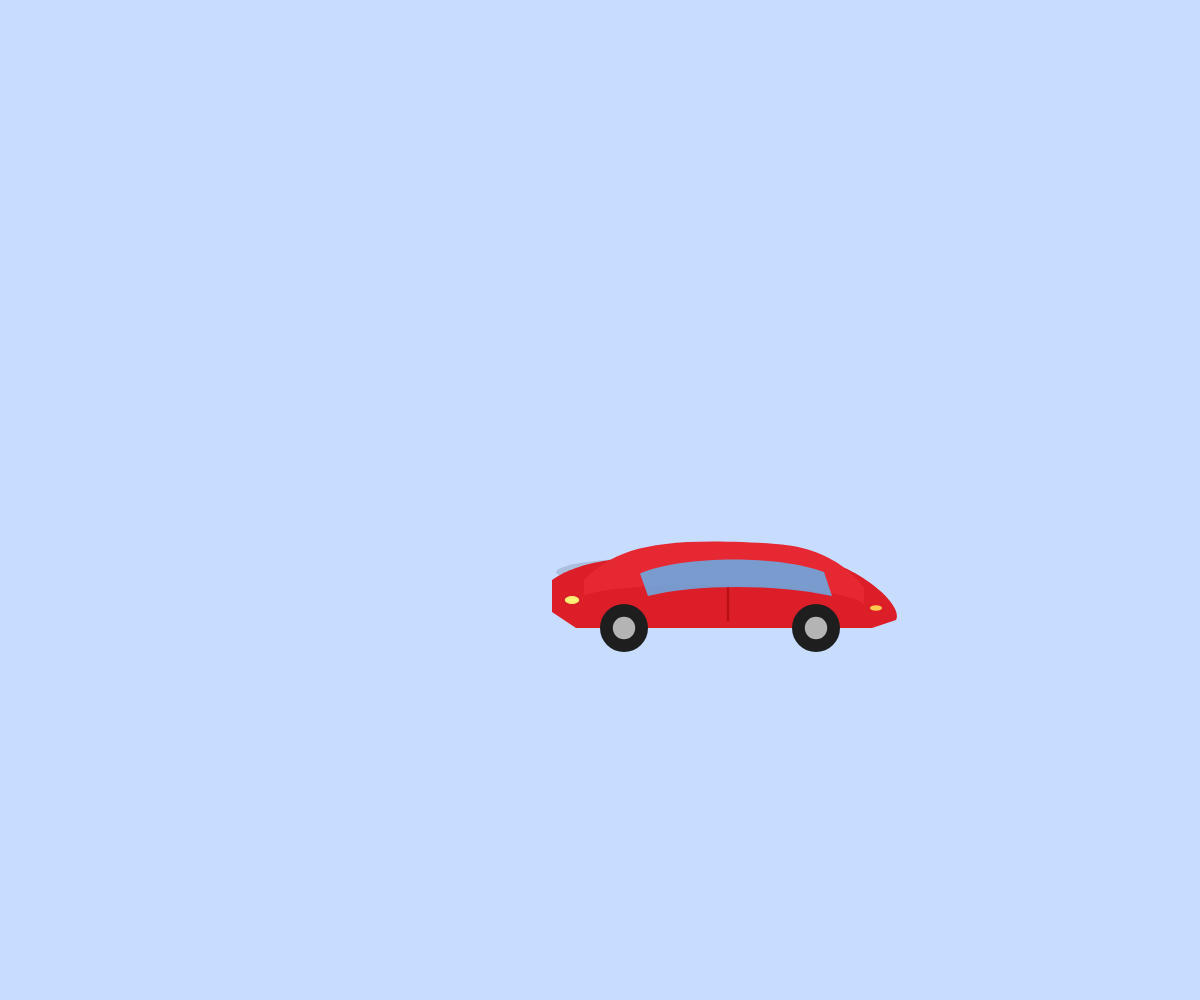
Frame 1 (no input)
Frame 60 (no input): identical to frame 1, image omitted
Frame 120 (the mouse pressed at the canvas centre since frame 60): identical to frame 1, image omitted

The p5.js sketch that drew this single still picture (run headless with seeded random() and noise() and a simulated clock; from frame 60 on, the mouse is pressed at the canvas centre):

// p5.js sketch
// ── sketch.js
let carPosX;
let carScale;
let isMovingRight = false;
let isBraking = false;
let isPaused = false;

function setup() {
  createCanvas(windowWidth, windowHeight);
  background(255);
  carScale = width / 900 * 0.6;
  carPosX = width / 2 - 100 * carScale;
  loop();
}

function draw() {
  background(200, 220, 255);
  carScale = width / 900 * 0.6;
  // 按鍵組合邏輯
  if (isMovingRight && isBraking) {
    carPosX += 5 * carScale; // D+空白鍵：慢速（加快）
  } else if (isMovingRight) {
    carPosX += 12 * carScale; // 只有D：快速（更快）
  } // 只按空白鍵或都沒按：不動
  let carY = height / 2;
  drawSportsCar(carPosX, carY, carScale);
}

function windowResized() {
  resizeCanvas(windowWidth, windowHeight);
}

function keyPressed() {
  // D 鍵按下開始移動
  if (key === 'd' || key === 'D') {
    isMovingRight = true;
  }
  // ~ 鍵（keyCode 192，或 key === "~"）移到最左邊
  if (key === '~' || keyCode === 192) {
    carPosX = 0;
  }
  // 空白鍵煞車（慢速前進）
  if (key === ' ' || keyCode === 32) {
    isBraking = true;
  }
  // ESC 鍵按下暫停或繼續
  if (keyCode === 27) {
    if (!isPaused) {
      noLoop();
      isPaused = true;
      // 顯示暫停畫面
      push();
      fill(0, 0, 0, 150);
      rect(0, 0, width, height);
      fill(255);
      textSize(64);
      textAlign(CENTER, CENTER);
      text('暫停', width / 2, height / 2);
      pop();
    } else {
      loop();
      isPaused = false;
    }
    return;
  }
}

function keyReleased() {
  // D 鍵放開停止移動
  if (key === 'd' || key === 'D') {
    isMovingRight = false;
  }
  // 空白鍵放開停止慢速前進
  if (key === ' ' || keyCode === 32) {
    isBraking = false;
  }
}

function drawSportsCar(x, y, s) {
  push();
  translate(x, y);
  scale(s);

  // 陰影
  noStroke();
  fill(80, 100, 120, 60);
  ellipse(220, 90, 350, 40);

  // 車身下半部
  fill(220, 30, 40);
  beginShape();
  vertex(40, 100);
  bezierVertex(70, 80, 120, 60, 360, 70);
  bezierVertex(420, 80, 480, 130, 470, 150);
  vertex(470, 150);
  vertex(440, 160);
  vertex(70, 160);
  vertex(40, 140);
  endShape(CLOSE);

  // 車身上半部
  fill(230, 40, 50);
  beginShape();
  vertex(80, 100);
  bezierVertex(120, 60, 170, 45, 320, 55);
  bezierVertex(400, 60, 430, 110, 430, 110);
  vertex(430, 130);
  bezierVertex(390, 100, 120, 100, 80, 120);
  endShape(CLOSE);

  // 車窗
  fill(100, 180, 240, 210);
  beginShape();
  vertex(150, 92);
  bezierVertex(200, 70, 320, 68, 380, 90);
  vertex(390, 120);
  bezierVertex(320, 105, 220, 105, 160, 120);
  endShape(CLOSE);

  // 車燈
  fill(255, 240, 120);
  ellipse(65, 125, 18, 10);
  fill(255, 200, 80);
  ellipse(445, 135, 15, 7);

  // 輪胎
  fill(30);
  ellipse(130, 160, 60, 60);
  ellipse(370, 160, 60, 60);
  fill(180);
  ellipse(130, 160, 28, 28);
  ellipse(370, 160, 28, 28);

  // 車門線
  stroke(150, 0, 0, 120);
  strokeWeight(3);
  line(260, 110, 260, 150);
  noStroke();

  pop();
}

// ── environment.js
// environment.js
// 你可以在這裡定義賽車遊戲的賽道、背景、障礙物等環境相關的繪圖或邏輯

// 全域：貓狗列表
let catDogList = [];
let lastCatDogSeed = -1;

function drawEnvironment() {
  randomSeed(refreshSeed);
  // --- 每次刷新時產生新的貓狗 ---
  if (refreshSeed !== lastCatDogSeed) {
    catDogList = [];
    let roadH = height * 0.5;
    let roadY = height/2 - roadH/2;
    for (let i = 0; i < 4; i++) {
      let isCat = random() < 0.5;
      let x = random(60, width - 60);
      let y = i < 2 ? random(roadY * 0.1, roadY * 0.8) : random(roadY + roadH + 20, height - 40);
      let dx = random([-1, 1]) * random(0.5, 1.2);
      catDogList.push({
        isCat, x, y, dx, tailSeed: random(1000), tailPhase: random(TWO_PI)
      });
    }
    lastCatDogSeed = refreshSeed;
  }
  // --- 布紋草地 ---
  noStroke();
  // 底層主色
  fill(random(40,80), random(140,200), random(60,120));
  rect(0, 0, width, height);
  // 疊加格紋
  for (let i = 0; i < width; i += 60) {
    for (let j = 0; j < height; j += 60) {
      fill(random(70,120), random(180,230), random(80,140), 40);
      rect(i, j, 40, 40);
    }
  }
  // 疊加圓點
  for (let i = 0; i < 18; i++) {
    fill(random(90,180), random(170,230), random(90,170), 60);
    ellipse(random(width), random(height), random(16,38));
  }
  // 柏油路（橫向）
  fill(60, 60, 60); // 深灰
  let roadH = height * 0.5;
  let roadY = height/2 - roadH/2;
  rect(0, roadY, width, roadH);
  // 賽道中央橫向虛線
  stroke(255);
  strokeWeight(8);
  let dashLen = 40, gap = 30;
  let centerY = height/2;
  for (let x = 0; x < width; x += dashLen + gap) {
    line(x, centerY, x + dashLen, centerY);
  }
  noStroke();

  // --- 樹和建築物 ---
  // 樹：分布在賽道上下草地區域
  for (let i = 0; i < 4; i++) {
    let x = map(i, 0, 3, 60, width - 60);
    drawTree(x, roadY * 0.4);
    drawTree(x, roadY + roadH + (height - (roadY + roadH)) * 0.6);
  }
  // 建築物：多種造型隨機分布
  for (let i = 0; i < 4; i++) {
    let x = random(80, width - 80);
    let y = random(roadY * 0.05, roadY * 0.7);
    drawRandomBuilding(x, y);
    let y2 = random(roadY + roadH + 30, height - 30);
    drawRandomBuilding(x + 30, y2);
  }
  // --- 貓和狗會動 ---
  for (let i = 0; i < catDogList.length; i++) {
    let c = catDogList[i];
    // 移動
    c.x += c.dx;
    // 邊界反彈
    if (c.x < 40) { c.x = 40; c.dx *= -1; }
    if (c.x > width - 40) { c.x = width - 40; c.dx *= -1; }
    // 尾巴動畫
    let tailAngle = 0.7 * sin(frameCount * 0.1 + c.tailSeed + c.tailPhase);
    if (c.isCat) drawCat(c.x, c.y, tailAngle);
    else drawDog(c.x, c.y, tailAngle);
  }
}


function drawTree(x, y) {
  // 樹幹
  fill(120, 80, 40);
  rect(x - 5, y + 20, 10, 28, 4);
  // 樹冠
  fill(random(24,60), random(120,180), random(34,80));
  ellipse(x, y + 15, 38, 38);
  ellipse(x - 13, y + 22, 24, 24);
  ellipse(x + 13, y + 22, 24, 24);
}

// 貓
function drawCat(x, y, tailAngle) {
  push();
  translate(x, y);
  scale(0.7);
  // 身體
  fill(180,180,200);
  ellipse(0, 18, 32, 18);
  // 頭
  fill(200,200,220);
  ellipse(0, 0, 22, 22);
  // 耳朵
  triangle(-7, -8, -2, -18, 0, -7);
  triangle(7, -8, 2, -18, 0, -7);
  // 臉
  fill(80);
  ellipse(-4, 0, 3, 3);
  ellipse(4, 0, 3, 3);
  stroke(80);
  line(-2, 4, 0, 6);
  line(2, 4, 0, 6);
  // 尾巴
  noFill();
  stroke(120,120,150);
  strokeWeight(2);
  push();
  translate(14, 18);
  rotate(tailAngle || 0);
  arc(0, 0, 14, 10, HALF_PI, PI+HALF_PI);
  pop();
  noStroke();
  pop();
}

// 狗
function drawDog(x, y, tailAngle) {
  push();
  translate(x, y);
  scale(0.7);
  // 身體
  fill(200,180,130);
  ellipse(0, 18, 34, 18);
  // 頭
  fill(220,200,140);
  ellipse(0, 0, 22, 22);
  // 耳朵
  fill(120,90,60);
  ellipse(-7, -6, 7, 14);
  ellipse(7, -6, 7, 14);
  // 臉
  fill(80);
  ellipse(-4, 0, 3, 3);
  ellipse(4, 0, 3, 3);
  stroke(80);
  line(-2, 5, 0, 8);
  line(2, 5, 0, 8);
  // 尾巴
  noFill();
  stroke(120,100,60);
  strokeWeight(2);
  push();
  translate(15, 20);
  rotate(tailAngle || 0);
  arc(0, 0, 13, 10, HALF_PI, PI+HALF_PI);
  pop();
  noStroke();
  pop();
}


// 多種隨機建築物
function drawRandomBuilding(x, y) {
  let t = int(random(3));
  if (t === 0) {
    // 高樓
    fill(170, 190, 230);
    rect(x-17, y+10, 34, 60, 7);
    fill(120,150,200);
    rect(x-10, y+16, 8, 14, 2);
    rect(x+2, y+16, 8, 14, 2);
    fill(120,100,60);
    rect(x-5, y+55, 10, 15, 2);
  } else if (t === 1) {
    // 紅屋頂小屋
    fill(240, 210, 120);
    rect(x-22, y+18, 44, 34, 4);
    fill(180, 60, 60);
    triangle(x-26, y+18, x+26, y+18, x, y);
    fill(120, 80, 40);
    rect(x-6, y+36, 12, 16, 2);
  } else {
    // 現代玻璃屋
    fill(120, 220, 220);
    rect(x-18, y+22, 36, 32, 6);
    fill(80, 170, 200);
    rect(x-10, y+32, 20, 12, 3);
    fill(200, 200, 220);
    ellipse(x, y+22, 36, 14);
  }
}
